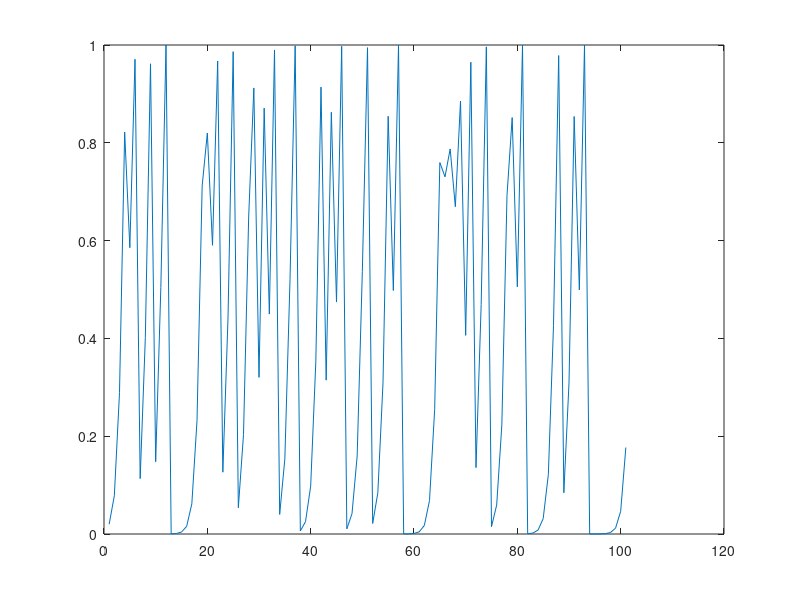

Recreate this plot in MATLAB.
clc;
clearvars;
close all;




a = 4;
N=100;

x=zeros(N+1,1);
x(1) = 0.02;

for i = 1:N
    x(i+1) = a * x(i)*(1 - x(i));
end

plot(x)